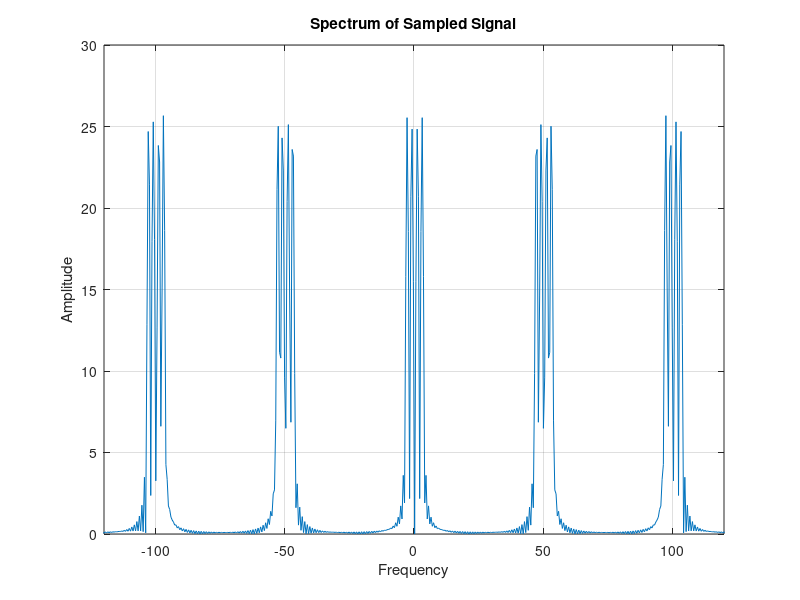
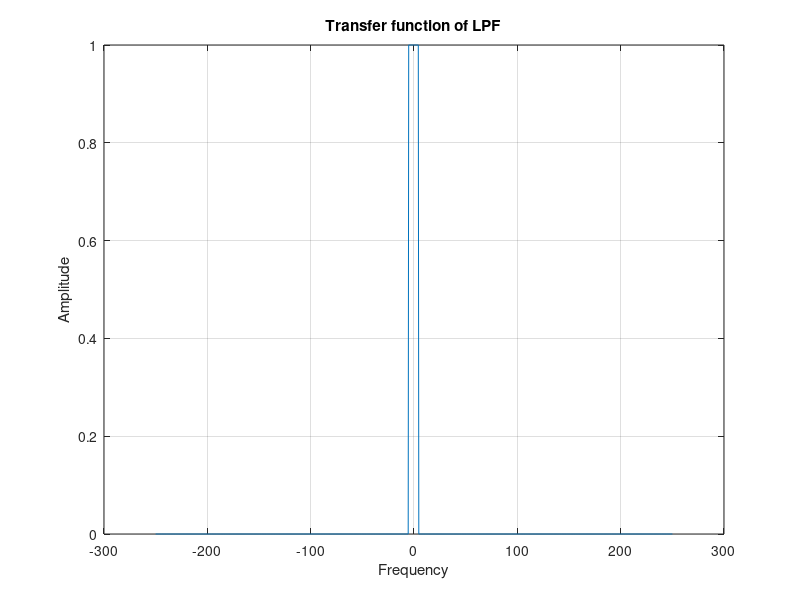
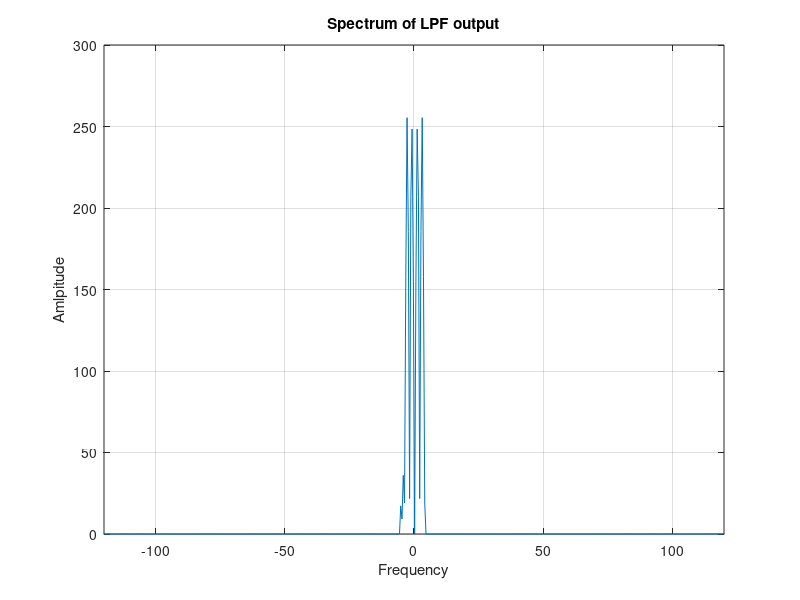
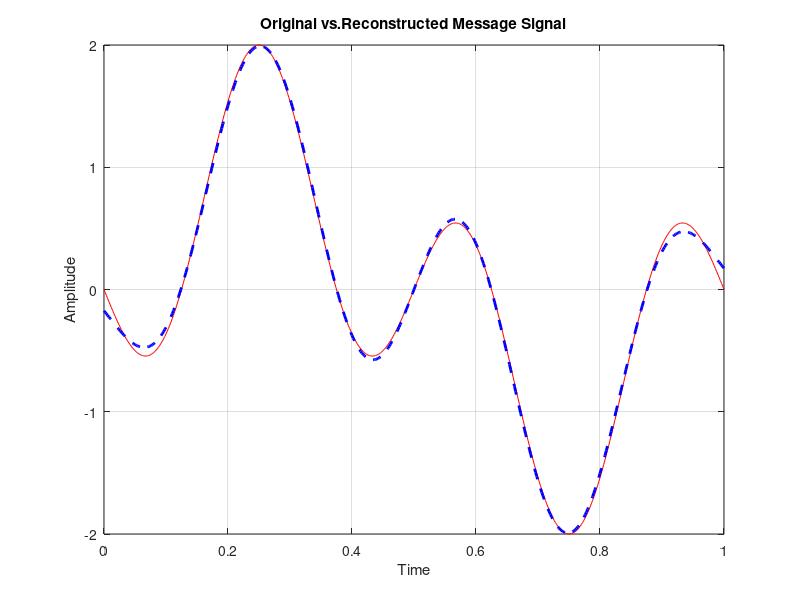

MATLAB code to generate these figures, in order:
%% Copyright @ Dr Sudip Mandal


%% Reconstruction from Sampled Signal

clear all;
close all;
clc;

%Define Parameters and Generate Signal
tot=1;
td=0.002;
t=0:td:tot;
L=length(t);
x=sin(2*pi*t)-sin(6*pi*t);

ts=0.02;

%Upsample and zero fill the sampled signal
Nfactor=round(ts/td);

xsm=downsample(x,Nfactor);

xsmu=upsample(xsm, Nfactor);

%Frequency Spectrum of Sampled Siganl
Lfu=length(xsmu);
Lffu=2^ceil(log2(Lfu)+1);
fmaxu=1/(2*td);
Faxisu=linspace(-fmaxu,fmaxu,Lffu);
xfftu=fftshift(fft(xsmu,Lffu));

%Plot the spectrum of the Sampled Signal
figure (1);
plot(Faxisu,abs(xfftu));
xlabel('Frequency');ylabel('Amplitude');
axis([-120 120 0 300/Nfactor]);
title('Spectrum of Sampled Signal');
grid;

%Design a Low Pass Filter
BW=10;
H_lpf=zeros(1,Lffu);
H_lpf(Lffu/2-BW:Lffu/2+BW-1)=1;

figure(2);
plot(Faxisu,H_lpf);
xlabel('Frequency');ylabel('Amplitude');
title('Transfer function of LPF');
grid;

%Filter the Sampled Signal
x_recv=Nfactor*((xfftu)).*H_lpf;

figure(3);
plot(Faxisu,abs(x_recv));
xlabel('Frequency');ylabel('Amlpitude');
axis([-120 120 0 300]);
title('Spectrum of LPF output');
grid;

%Inverse FFT for Time domain representation 
x_recv1=real(ifft(fftshift(x_recv)));
x_recv2=x_recv1(1:L);

figure (4);
plot(t,x,'r',t,x_recv2,'b--','linewidth',2);
xlabel('Time');ylabel('Amplitude');
title('Original vs.Reconstructed Message Signal');
grid;





